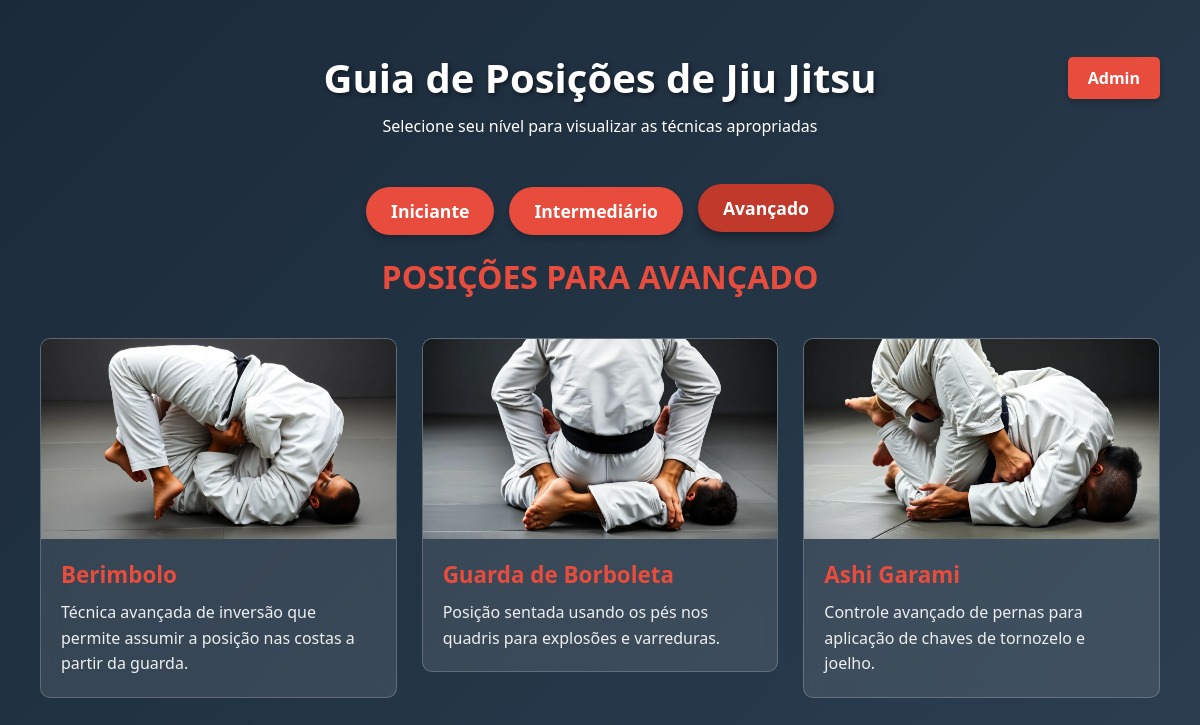
Page /indexAvanc on the earlier database version.
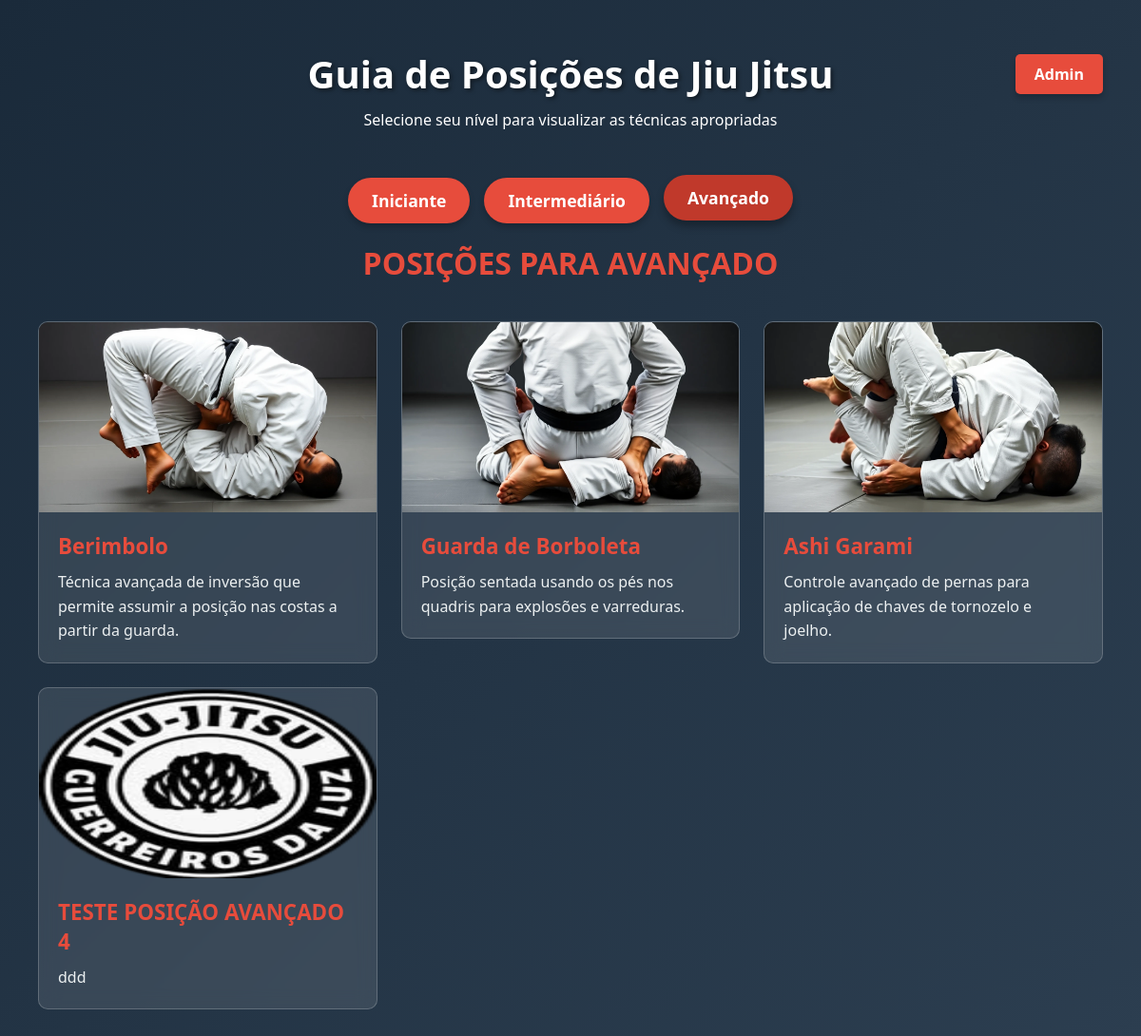
Same page on the later database version.
### models/guia.py (models this page shows, shortened)
class Position(db.Model):
    __tablename__ = 'positions'
    id = db.Column(db.Integer, primary_key=True)
    name = db.Column(db.String(100), nullable=False)
    description = db.Column(db.Text, nullable=False)
    image = db.Column(db.String(100), nullable=True) # A imagem da posição
    level = db.Column(db.String(50), nullable=False)
    variations = db.relationship('Variation', backref='position', lazy=True, cascade="all, delete-orphan")

### controllers/controller.py (the view)
def indexavanc():
    positions = Position.query.filter_by(level='advanced').all()
    return render_template('index_avanc.html', positions=positions)

### view/index_avanc.html (shortened to what this page needs)
{% extends 'templates/base.html' %}
{% block conteudo %}
    <header>
        <a href="{{ url_for('admin_route') }}" class="botao-link-admin">Admin</a>
        <h1>Guia de Posições de Jiu Jitsu</h1>
        <p>Selecione seu nível para visualizar as técnicas apropriadas</p>
    </header>
    <div class="controls">
        <a href="{{ url_for('guiabjj_route') }}" class="level-btn">Iniciante</a>
        <a href="{{ url_for('indexinter_route') }}" class="level-btn">Intermediário</a>
        <a href="{{ url_for('indexavanc_route') }}" class="level-btn active">Avançado</a>
    </div>
        <div id="content-container" style="display: block;">
        <h2 class="level-header">Posições para Avançado</h2>
        <div class="positions-grid">
            {% for position in positions %}
            <a href="{{ url_for('view_avanc', position_id=position.id) }}" class="card-link" style="text-decoration: none;">
                <div class="position-card" data-name="{{ position.name }}">
                        <img class="card-image" src="{{ url_for('static', filename='imagens/'+ position.image) }}">
                    <div class="card-content">
                        <h3>{{ position.name }}</h3>
                        <p>{{ position.description }}</p>
                    </div>
                </div>
            </a>
            {% endfor %}
        </div>
    </div>
{% endblock %}

### view/templates/base.html (shortened to what this page needs)
<html lang="pt-BR">
<head>
    <link rel="stylesheet" href="{{ url_for('static', filename='css/styles.css') }}">
    <link rel="stylesheet" href="{{ url_for('static', filename='css/styles2.css') }}">
</head>
<body>
    {% block conteudo %}
    {% endblock %}
</body>
</html>

### static/css/styles.css (style rules this page uses)
:root { --primary: #2c3e50; --secondary: #e74c3c; --light: #ecf0f1; --dark-bg: #1a2a3a; --card-bg: rgba(255,255,255,0.1); --border-color: rgba(255,255,255,0.2); }
* { margin: 0; padding: 0; box-sizing: border-box; font-family: 'Segoe UI', Tahoma, Geneva, Verdana, sans-serif; }
body { background: linear-gradient(135deg, var(--dark-bg), var(--primary)); color: white; min-height: 100vh; padding: 20px; }
header { text-align: center; padding: 30px 0; position: relative; }
h1 { font-size: 2.5rem; margin-bottom: 10px; text-shadow: 2px 2px 4px rgba(0,0,0,0.5); }
.controls { display: flex; justify-content: center; gap: 15px; margin: 20px 0; flex-wrap: wrap; }
.level-btn, .admin-button, .botao-link-admin, .add-position-btn, .action-btn, .save-btn, .cancel-btn { background: var(--secondary); color: white; border: none; padding: 12px 25px; border-radius: 30px; font-size: 1.1rem; cursor: pointer; transition: all 0.3s; font-weight: bold; box-shadow: 0 4px 6px rgba(0,0,0,0.2); text-decoration: none; }
.level-btn:hover, .level-btn.active, .admin-button:hover, .admin-button.active, .botao-link-admin, .add-position-btn:hover, .add-position-btn.active, .action-btn:hover, .action-btn.active, .save-btn:hover, .save-btn.active, .cancel-btn:hover, .cancel-btn.active { background: #c0392b; transform: translateY(-3px); box-shadow: 0 6px 8px rgba(0,0,0,0.3); }
.positions-grid { display: grid; grid-template-columns: repeat(auto-fill, minmax(300px, 1fr)); gap: 25px; max-width: 1200px; margin: 0 auto; padding: 20px; }
.position-card { background: var(--card-bg); border-radius: 10px; overflow: hidden; transition: transform 0.3s; backdrop-filter: blur(10px); border: 1px solid var(--border-color); cursor: pointer; }
.card-image { width: 100%; height: 200px; background-size: cover; background-position: center; }
.card-content { padding: 20px; }
.card-content h3 { color: var(--secondary); margin-bottom: 10px; font-size: 1.4rem; }
.card-content p { line-height: 1.6; color: var(--light); }
.level-header { text-align: center; margin: 20px 0; font-size: 2rem; color: var(--secondary); text-transform: uppercase; }
.admin-button, .botao-link-admin { position: absolute; right: 20px; top: 30px; padding: 10px 20px; border-radius: 5px; }
.botao-link, .botao-link-admin { display: inline-block; padding: 10px 20px; background-color: var(--secondary); color: white; text-align: center; text-decoration: none; border: none; border-radius: 5px; cursor: pointer; font-size: 16px; font-weight: bold; box-shadow:0 4px 6px rgba(0,0,0,0.2); margin: 10px 0; }

Differences in the rows shown:
added Position: image (picture), name "TESTE POSIÇÃO AVANÇADO 4", description "ddd"
